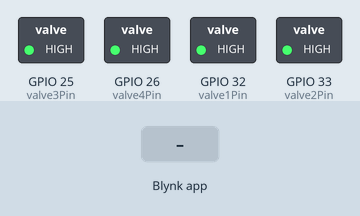
Bench run of a sketch on a simulated ESP32. On the bench: switched loads named in the sketch (green lamp = pin HIGH). The inputs (shaded band) are chosen by the test bench. WiFi joins after 1.5 s; servers stay silent unless stated; what the sketch prints to the serial monitor is not drawn.

Above: at 3.0 s.
3.1 s: Blynk app writes 1 to V0
At 4.0 s:
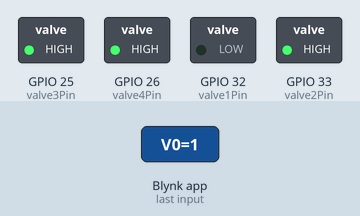
4.6 s: Blynk app writes 1 to V2
At 5.1 s:
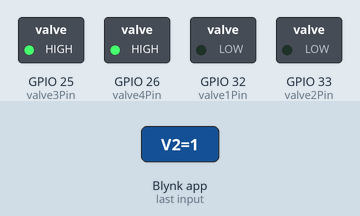
6.1 s: Blynk app writes 0 to V0
At 7.3 s:
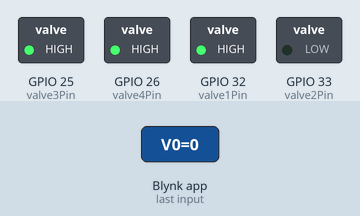
7.6 s: Blynk app writes 1 to V4
At 8.6 s:
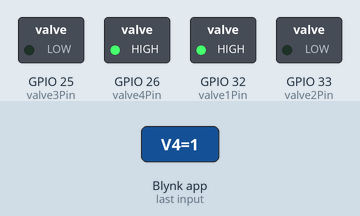
9.1 s: Blynk app writes 0 to V2
At 9.8 s:
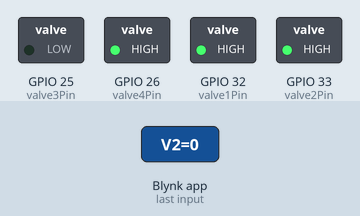
10.6 s: Blynk app writes 1 to V6
At 10.9 s:
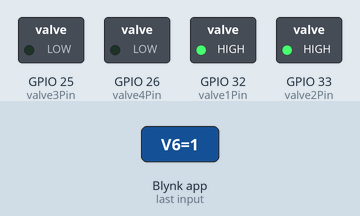
Timing chart, 0 to 13.1 s (numbered marks = the images above; inputs shaded):
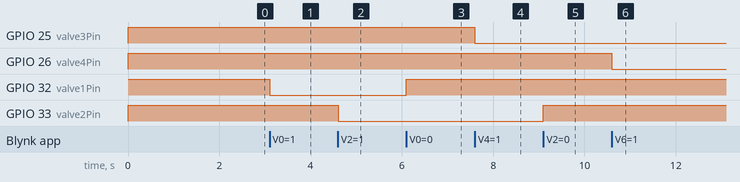

Measured:
- after the input at 3.1 s, GPIO 32 (valve1Pin): HIGH → LOW at once
- after the input at 4.6 s, GPIO 33 (valve2Pin): HIGH → LOW at once
- after the input at 6.1 s, GPIO 32 (valve1Pin): LOW → HIGH at once
- after the input at 7.6 s, GPIO 25 (valve3Pin): HIGH → LOW at once
- after the input at 9.1 s, GPIO 33 (valve2Pin): LOW → HIGH at once
- after the input at 10.6 s, GPIO 26 (valve4Pin): HIGH → LOW at once

The sketch:

Vegetobite_WaterValve_Controller1.ino
```cpp
#define BLYNK_PRINT Serial
#define BLYNK_TEMPLATE_ID "TMPL6-fvE8_dg"
#define BLYNK_TEMPLATE_NAME "Vegetobite Water Valve Controller"
#define BLYNK_AUTH_TOKEN "qtfarBngOlwzwm8AVLdhyRf1kPYkdubo"
// atam

#include <WiFi.h>
#include <WiFiClient.h>
#include <BlynkSimpleEsp32.h>

// WiFi credentials
char auth[] = BLYNK_AUTH_TOKEN;
char ssid[] = "vegetobite2";
char pass[] = "wargaFAMA17304";

//char ssid[] = "bahani-2.4Ghz@unifi";
//char pass[] = "burungbiru";

// Solenoid valve pins
const int valve1Pin = 32; // Valve 1 - Tank 1
const int valve2Pin = 33; // Valve 2 - Tank 2
const int valve3Pin = 25; // Valve 3 - Tank 3
const int valve4Pin = 26; // Valve 4 - Tank 4

// --- BLYNK HANDLERS ---

// Valve 1 (GPIO 32) - V0 control, V1 status
BLYNK_WRITE(V0) {
  bool state = param.asInt();
  digitalWrite(valve1Pin, state ? LOW : HIGH);
  Serial.print("Valve 1 (Tank 1): ");
  Serial.println(state ? "ON" : "OFF");
  Blynk.virtualWrite(V1, state ? 255 : 0);
}

// Valve 2 (GPIO 33) - V2 control, V3 status
BLYNK_WRITE(V2) {
  bool state = param.asInt();
  digitalWrite(valve2Pin, state ? LOW : HIGH);
  Serial.print("Valve 2 (Tank 2): ");
  Serial.println(state ? "ON" : "OFF");
  Blynk.virtualWrite(V3, state ? 255 : 0);
}

// Valve 3 (GPIO 25) - V4 control, V5 status
BLYNK_WRITE(V4) {
  bool state = param.asInt();
  digitalWrite(valve3Pin, state ? LOW : HIGH);
  Serial.print("Valve 3 (Tank 3): ");
  Serial.println(state ? "ON" : "OFF");
  Blynk.virtualWrite(V5, state ? 255 : 0);
}

// Valve 4 (GPIO 26) - V6 control, V7 status
BLYNK_WRITE(V6) {
  bool state = param.asInt();
  digitalWrite(valve4Pin, state ? LOW : HIGH);
  Serial.print("Valve 4 (Tank 4): ");
  Serial.println(state ? "ON" : "OFF");
  Blynk.virtualWrite(V7, state ? 255 : 0);
}

void setup() {
  Serial.begin(115200);

  // Set pin modes
  pinMode(valve1Pin, OUTPUT);
  pinMode(valve2Pin, OUTPUT);
  pinMode(valve3Pin, OUTPUT);
  pinMode(valve4Pin, OUTPUT);

  // Set all relays OFF initially (HIGH for active LOW relay modules)
  digitalWrite(valve1Pin, HIGH);
  digitalWrite(valve2Pin, HIGH);
  digitalWrite(valve3Pin, HIGH);
  digitalWrite(valve4Pin, HIGH);

  // Connect to WiFi
  WiFi.begin(ssid, pass);
  while (WiFi.status() != WL_CONNECTED) {
    delay(500);
    Serial.print(".");
  }
  Serial.println("\nWiFi connected.");

  // Connect to Blynk
  Blynk.begin(auth, ssid, pass);
}

void loop() {
  Blynk.run();
}
```
